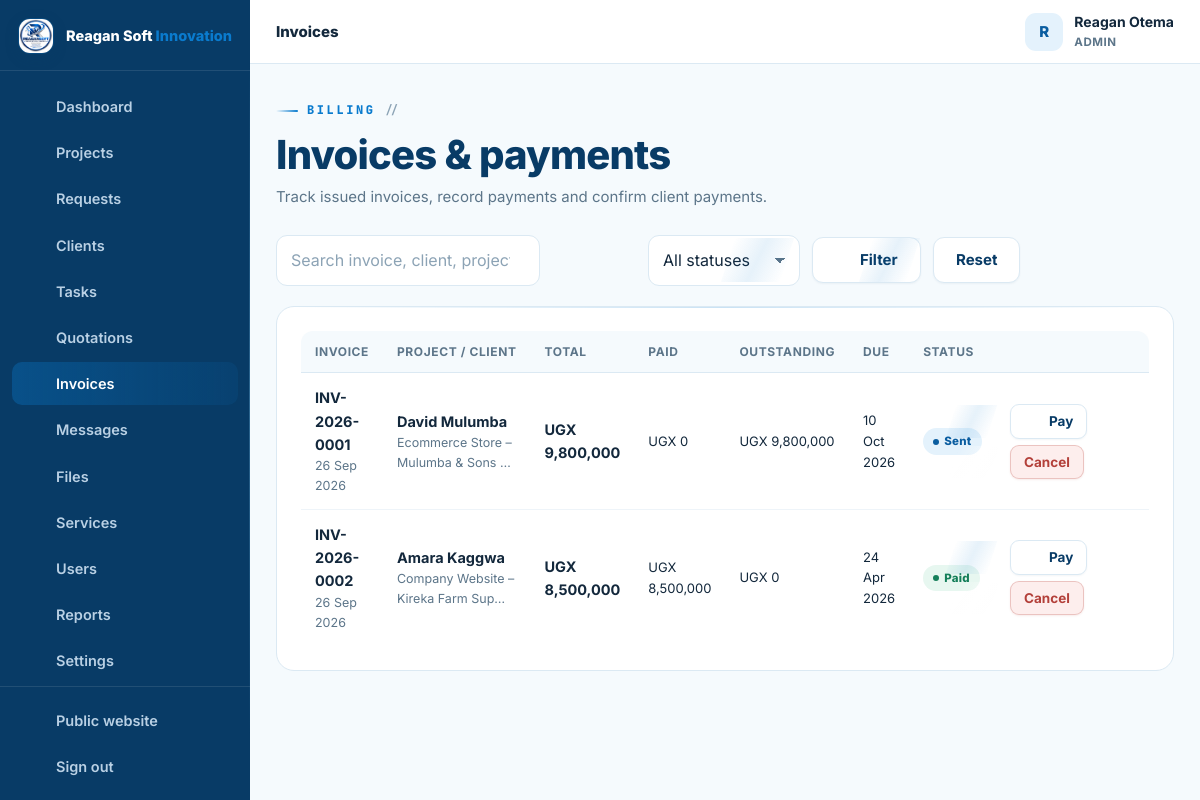
The app's page /admin/invoices.php (signed in) with its own data.
### tables this page shows
CREATE TABLE IF NOT EXISTS users (
  id INT UNSIGNED AUTO_INCREMENT PRIMARY KEY,
  full_name VARCHAR(150) NOT NULL,
  email VARCHAR(190) NOT NULL UNIQUE,
  phone VARCHAR(40) NULL,
  password_hash VARCHAR(255) NOT NULL,
  role ENUM('admin','staff','client') NOT NULL DEFAULT 'client',
  company VARCHAR(190) NULL,
  address VARCHAR(255) NULL,
  avatar VARCHAR(255) NULL,
  active TINYINT(1) NOT NULL DEFAULT 1,
  failed_logins INT UNSIGNED NOT NULL DEFAULT 0,
  locked_until DATETIME NULL,
  last_login_at DATETIME NULL,
  created_at TIMESTAMP DEFAULT CURRENT_TIMESTAMP,
  updated_at TIMESTAMP DEFAULT CURRENT_TIMESTAMP ON UPDATE CURRENT_TIMESTAMP,
  INDEX idx_users_role (role),
  INDEX idx_users_active (active)
);

CREATE TABLE IF NOT EXISTS invoices (
  id INT UNSIGNED AUTO_INCREMENT PRIMARY KEY,
  invoice_no VARCHAR(30) NOT NULL UNIQUE,
  project_id INT UNSIGNED NOT NULL,
  client_id INT UNSIGNED NOT NULL,
  quotation_id INT UNSIGNED NULL,
  due_date DATE NULL,
  subtotal DECIMAL(14,2) NOT NULL DEFAULT 0,
  discount DECIMAL(14,2) NOT NULL DEFAULT 0,
  tax_percent DECIMAL(5,2) NOT NULL DEFAULT 0,
  total DECIMAL(14,2) NOT NULL DEFAULT 0,
  amount_paid DECIMAL(14,2) NOT NULL DEFAULT 0,
  status ENUM('draft','sent','partially_paid','paid','overdue','cancelled') NOT NULL DEFAULT 'draft',
  is_deposit TINYINT(1) NOT NULL DEFAULT 0,
  notes TEXT NULL,
  created_at TIMESTAMP DEFAULT CURRENT_TIMESTAMP,
  updated_at TIMESTAMP DEFAULT CURRENT_TIMESTAMP ON UPDATE CURRENT_TIMESTAMP,
  FOREIGN KEY (project_id) REFERENCES projects(id) ON DELETE CASCADE,
  FOREIGN KEY (client_id) REFERENCES users(id) ON DELETE CASCADE,
  FOREIGN KEY (quotation_id) REFERENCES quotations(id) ON DELETE SET NULL,
  INDEX idx_invoices_project (project_id),
  INDEX idx_invoices_client (client_id),
  INDEX idx_invoices_status (status)
);

CREATE TABLE IF NOT EXISTS projects (
  id INT UNSIGNED AUTO_INCREMENT PRIMARY KEY,
  ref_no VARCHAR(30) NOT NULL UNIQUE,                
  client_id INT UNSIGNED NOT NULL,
  service_id INT UNSIGNED NULL,
  assigned_to INT UNSIGNED NULL,                     
  title VARCHAR(190) NOT NULL,
  description TEXT NOT NULL,
  requirements TEXT NULL,
   
   
  website_url  VARCHAR(255) NULL,                    
  deliverables VARCHAR(190) NULL,                    
  cover_art    VARCHAR(40)  NULL,                    
  budget DECIMAL(14,2) NULL,
  priority ENUM('low','normal','high','urgent') NOT NULL DEFAULT 'normal',
  status ENUM('NEW','REVIEWING','QUOTATION','APPROVED','IN_PROGRESS','WAITING_FOR_CLIENT','TESTING','COMPLETED','CANCELLED') NOT NULL DEFAULT 'NEW',
  progress TINYINT UNSIGNED NOT NULL DEFAULT 0,
  deadline DATE NULL,
  started_at DATETIME NULL,
  completed_at DATETIME NULL,
  submitted_at TIMESTAMP DEFAULT CURRENT_TIMESTAMP,
  updated_at TIMESTAMP DEFAULT CURRENT_TIMESTAMP ON UPDATE CURRENT_TIMESTAMP,
  FOREIGN KEY (client_id) REFERENCES users(id) ON DELETE CASCADE,
  FOREIGN KEY (service_id) REFERENCES services(id) ON DELETE SET NULL,
  FOREIGN KEY (assigned_to) REFERENCES users(id) ON DELETE SET NULL,
  INDEX idx_projects_client (client_id),
  INDEX idx_projects_status (status),
  INDEX idx_projects_assigned (assigned_to),
  INDEX idx_projects_service (service_id)
);

### config/config.php (called while the page is built, shortened)
<?php
function db(): PDO {
    static $pdo = null;
    if ($pdo === null) {
        try {
            $pdo = new PDO(
                'mysql:host=' . DB_HOST . ';dbname=' . DB_NAME . ';charset=utf8mb4',
                DB_USER,
                DB_PASS,
                [
                    PDO::ATTR_ERRMODE            => PDO::ERRMODE_EXCEPTION,
                    PDO::ATTR_DEFAULT_FETCH_MODE => PDO::FETCH_ASSOC,
                    PDO::ATTR_EMULATE_PREPARES   => false,
                    PDO::ATTR_STRINGIFY_FETCHES  => false,
                    PDO::ATTR_TIMEOUT            => 5,
                    PDO::MYSQL_ATTR_INIT_COMMAND => "SET time_zone = '+03:00', NAMES utf8mb4 COLLATE utf8mb4_unicode_ci",
                ]
            );
        } catch (PDOException $e) {
            db_connection_failed($e);
        }
    }
    return $pdo;
}
function e(mixed $value): string {
    return htmlspecialchars((string)($value ?? ''), ENT_QUOTES, 'UTF-8');
}
function flash(string $key, ?string $value = null): ?string {
    $msg = $_SESSION['flash'][$key] ?? null;
    return $msg;
}
function app_url(string $path = ''): string {
    return APP_URL . ($path === '' ? '' : '/' . ltrim($path, '/'));
}
function current_user(): ?array {
    static $user = false;
    if ($user === false) {
        if (empty($_SESSION['user_id'])) {
            $user = null;
        } else {
            $st = db()->prepare('SELECT * FROM users WHERE id = ? AND active = 1 LIMIT 1');
            $st->execute([(int)$_SESSION['user_id']]);
            $user = $st->fetch() ?: null;
        }
    }
    return $user;
}
function is_logged_in(): bool {
    return current_user() !== null;
}
function user_role(): ?string {
    $u = current_user();
    return $u['role'] ?? null;
}
function require_login(): void {
    if (!is_logged_in()) {
        $_SESSION['intended'] = $_SERVER['REQUEST_URI'] ?? '';
        flash('error', 'Please sign in to continue.');
        redirect(app_url('login.php'));
    }
}
function require_staff(): void {
    require_login();
}
require_once __DIR__ . '/../inc/functions.php';

### admin/invoices.php (the view, shortened to what this page needs)
<?php
require __DIR__ . '/../config/config.php';
require_staff();
$pdo = db();
$st = $_GET['status'] ?? '';
$q  = trim($_GET['q'] ?? '');
$page = max(1, (int)($_GET['page'] ?? 1));
$perPage = 15;
$where = ['1=1'];
$params = [];
$whereSql = implode(' AND ', $where);
$count = $pdo->prepare("SELECT COUNT(*) c FROM invoices i JOIN projects p ON p.id = i.project_id JOIN users u ON u.id = i.client_id WHERE $whereSql");
$count->execute($params);
$pg = paginate((int)$count->fetch()['c'], $perPage, $page);
$sql = "SELECT i.*, u.full_name AS client_name, u.company, p.title AS project_title, p.ref_no AS project_ref, p.id AS project_id
        FROM invoices i
        JOIN projects p ON p.id = i.project_id
        JOIN users u ON u.id = i.client_id
        WHERE $whereSql
        ORDER BY i.created_at DESC
        LIMIT $perPage OFFSET {$pg['offset']}";
$stm = $pdo->prepare($sql); $stm->execute($params);
$invoices = $stm->fetchAll();
$currency = settings('currency');
dashboard_head(['title' => 'Invoices', 'active' => 'invoices', 'crumb' => 'Invoices']);
?>
<div class="dash-head">
  <div>
    <span class="eyebrow">Billing</span>
    <h2>Invoices &amp; payments</h2>
    <p class="sub">Track issued invoices, record payments and confirm client payments.</p>
  </div>
</div>
<form class="toolbar" method="get" action="invoices.php">
  <div class="field" style="margin:0;flex-grow:1;max-width:360px">
    <input class="input" id="q" name="q" type="search" placeholder="Search invoice, client, project…" value="<?= e($q) ?>">
  </div>
  <div class="field" style="margin:0"><label class="visually-hidden" for="status">Status</label>
    <select class="select" id="status" name="status">
      <option value="">All statuses</option>
    </select>
  </div>
  <button class="btn btn-ghost" type="submit"><?= icon('search') ?> Filter</button>
  <a class="btn btn-ghost" href="invoices.php">Reset</a>
</form>
<section class="panel">
  <?php if ($invoices): ?>
    <div class="table-wrap">
      <table class="table">
        <thead><tr><th>Invoice</th><th>Project / Client</th><th>Total</th><th>Paid</th><th>Outstanding</th><th>Due</th><th>Status</th><th></th></tr></thead>
        <tbody>
          <?php foreach ($invoices as $i): $outstanding = (float)$i['total'] - (float)$i['amount_paid']; ?>
            <tr>
              <td><a class="row-title" href="<?= app_url('admin/project.php?id=' . (int)$i['project_id'] . '&tab=invoice') ?>"><?= e($i['invoice_no']) ?></a><div class="row-sub"><?= fmt_date($i['created_at']) ?></div></td>
              <td><span class="row-title"><?= e($i['client_name']) ?></span><div class="row-sub"><?= e(truncate($i['project_title'], 34)) ?></div></td>
              <td><b><?= money($i['total'], $currency) ?></b></td>
              <td class="small"><?= money($i['amount_paid'], $currency) ?></td>
              <td class="small"><?= money($outstanding, $currency) ?></td>
              <td class="small"><?= $i['due_date'] ? fmt_date($i['due_date']) : '—' ?></td>
              <td><?= status_badge($i['status']) ?></td>
              <td style="min-width:170px">
                <div style="display:flex;gap:6px;flex-wrap:wrap">
                  <button class="btn btn-ghost btn-sm" type="button" data-modal-open="pay-modal-<?= (int)$i['id'] ?>"><?= icon('money') ?> Pay</button>
                  <?php if ($i['status'] !== 'cancelled'): ?>
                    <form method="post" data-confirm="Cancel this invoice?">
                      <button class="btn btn-danger btn-sm" type="submit">Cancel</button>
                    </form>
                  <?php endif; ?>
                </div>
              </td>
            </tr>
          <?php endforeach; ?>
        </tbody>
      </table>
    </div>
  <?php else: ?>
    <div class="empty"><?= icon('money') ?><h4>No invoices found</h4><p><?= ($q || $st) ? 'No invoices match your filters.' : 'Create invoices from inside a project to get started.' ?></p></div>
  <?php endif; ?>
</section>
<?php dashboard_footer(); ?>

### inc/layout.php (shortened to what this page needs)
<?php
function dashboard_nav_items(): array {
    $role = user_role();
    $client = [
        ['dashboard', 'Dashboard', app_url('client/index.php'), 'dashboard'],
        ['projects', 'My Projects', app_url('client/projects.php'), 'folder'],
        ['request', 'New Request', app_url('client/request.php'), 'plus'],
        ['messages', 'Messages', app_url('client/messages.php'), 'chat'],
        ['files', 'Files', app_url('client/files.php'), 'file'],
        ['notifications', 'Notifications', app_url('client/notifications.php'), 'bell'],
        ['profile', 'Profile', app_url('client/profile.php'), 'user'],
    ];
    $staff = [
        ['dashboard', 'Dashboard', app_url('admin/index.php'), 'dashboard'],
        ['projects', 'Projects', app_url('admin/projects.php'), 'folder'],
        ['requests', 'Requests', app_url('admin/requests.php'), 'inbox'],
        ['clients', 'Clients', app_url('admin/clients.php'), 'users'],
        ['tasks', 'Tasks', app_url('admin/tasks.php'), 'list'],
        ['quotations', 'Quotations', app_url('admin/quotations.php'), 'doc'],
        ['invoices', 'Invoices', app_url('admin/invoices.php'), 'money'],
        ['messages', 'Messages', app_url('admin/messages.php'), 'chat'],
        ['files', 'Files', app_url('admin/files.php'), 'file'],
    ];
    if ($role === 'admin') {
        $staff = array_merge($staff, [
            ['services', 'Services', app_url('admin/services.php'), 'globe'],
            ['users', 'Users', app_url('admin/users.php'), 'users'],
            ['reports', 'Reports', app_url('admin/reports.php'), 'chart'],
            ['settings', 'Settings', app_url('admin/settings.php'), 'settings'],
            ['audit', 'Audit Logs', app_url('admin/audit.php'), 'search'],
        ]);
    }
    return $role === 'client' ? $client : $staff;
}
function dashboard_head(array $page = []): void {
    $user = current_user();
    $role = user_role();
    $items = dashboard_nav_items();
    $active = $page['active'] ?? '';
    $loginUrl = $role === 'client' ? app_url('client/index.php') : app_url('admin/index.php');
    ?>
<!doctype html>
<html lang="en">
<head>
<link rel="stylesheet" href="<?= app_url('assets/css/style.css') ?>">
<link rel="stylesheet" href="<?= app_url('assets/css/tech.css') ?>">
</head>
<body class="dash-body">
<div class="dash-layout">
  <aside class="sidebar" id="sidebar" aria-label="Portal navigation">
    <div class="sidebar-brand">
      <a class="brand" href="<?= $loginUrl ?>">
        <img src="<?= app_url('assets/img/reagansoftinnovation-logo.jpeg') ?>" alt="" width="38" height="38">
        <span class="brand-text">Reagan Soft <b>Innovation</b></span>
      </a>
    </div>
    <nav class="side-nav">
      <?php foreach ($items as $it): ?>
        <a href="<?= e($it[2]) ?>" class="<?= $active === $it[0] ? 'active' : '' ?>">
          <?= icon($it[3]) ?><span><?= e($it[1]) ?></span>
        </a>
      <?php endforeach; ?>
    </nav>
    <div class="side-bottom">
      <a href="<?= app_url($role !== 'client' ? 'index.php' : 'index.php') ?>"><?= icon('globe') ?><span>Public website</span></a>
      <a href="<?= app_url('logout.php') ?>"><?= icon('logout') ?><span>Sign out</span></a>
    </div>
  </aside>
  <div class="dash-shell">
    <header class="dash-topbar">
      <div class="dash-topbar-title">
        <span class="dash-crumb"><?= e($page['crumb'] ?? 'Portal') ?></span>
      </div>
      <div class="dash-topbar-right">
        <div class="user-chip">
          <span class="user-avatar"><?= e(mb_strtoupper(mb_substr($user['full_name'] ?? '?', 0, 1))) ?></span>
          <div class="user-meta">
            <strong><?= e($user['full_name'] ?? '') ?></strong>
            <small><?= e(mb_strtoupper($role)) ?></small>
          </div>
        </div>
      </div>
    </header>
    <main class="dash-main" id="main">
<?php
}
function dashboard_footer(): void {
    ?>
    </main>
  </div>
</div>
</body>
</html>
<?php
}

### inc/functions.php (shortened to what this page needs)
<?php
function settings(?string $key = null, ?string $default = ''): string {
    static $cache = null;
    if ($cache === null) {
        $cache = ['company_name' => APP_NAME, 'company_phone' => '+256730314979', 'currency' => 'UGX'];
        try {
            $rows = db()->query('SELECT setting_key, setting_value FROM settings')->fetchAll();
            foreach ($rows as $r) {
                $cache[$r['setting_key']] = (string)$r['setting_value'];
            }
        } catch (Throwable $e) {
            log_error('settings() fallback: ' . $e->getMessage());
        }
    }
    return $cache[$key] ?? $default;
}
function money(mixed $amount, string $currency = 'UGX'): string {
    $amount = (float)$amount;
    if ($currency !== '') {
        return $currency . ' ' . number_format($amount, 0);
    }
    return number_format($amount, 0);
}
function fmt_date(?string $date, string $format = 'd M Y'): string {
    $ts = strtotime($date);
    return $ts ? date($format, $ts) : '—';
}
function truncate(string $text, int $length = 90): string {
    return mb_strimwidth($text, 0, $length, '…');
}
function status_badge(string $status): string {
    $class = [
        'NEW' => 'blue', 'REVIEWING' => 'sky', 'QUOTATION' => 'violet',
        'APPROVED' => 'cyan', 'IN_PROGRESS' => 'blue', 'WAITING_FOR_CLIENT' => 'amber',
        'TESTING' => 'violet', 'COMPLETED' => 'green', 'CANCELLED' => 'red',
        'TODO' => 'gray', 'REVIEW' => 'violet',
        'draft' => 'gray', 'sent' => 'blue', 'accepted' => 'green', 'rejected' => 'red', 'expired' => 'amber', 'cancelled' => 'red',
        'paid' => 'green', 'partially_paid' => 'amber', 'overdue' => 'red',
        'active' => 'green', 'inactive' => 'red',
        'read' => 'gray', 'unread' => 'blue',
    ];
    $label = ucwords(str_replace('_', ' ', strtolower((string)$status)));
    return '<span class="badge ' . ($class[$status] ?? 'gray') . '">' . e($label) . '</span>';
}
function paginate(int $total, int $perPage, int $page): array {
    $totalPages = max(1, (int)ceil($total / max(1, $perPage)));
    $page = max(1, min($totalPages, $page));
    $offset = ($page - 1) * $perPage;
    return ['totalPages' => $totalPages, 'page' => $page, 'offset' => $offset];
}
function icon(string $name, string $class = ''): string {
    $path = $paths[$name] ?? $paths['code-s'];
    $cls = $class !== '' ? ' class="' . e($class) . '"' : '';
    return '<svg' . $cls . ' viewBox="0 0 24 24" fill="none" stroke="currentColor" stroke-width="1.8" stroke-linecap="round" stroke-linejoin="round" aria-hidden="true">' . $path . '</svg>';
}
require_once __DIR__ . '/layout.php';

### records on screen
users: full_name "R", full_name "Reagan Otema", role "ADMIN"
invoices: invoice_no "INV-2026-0001", created_at "26 Sep 2026", client.full_name "David Mulumba", project.title "Ecommerce Store – Mulumba & Sons …", total "UGX 9,800,000", amount_paid "UGX 0", money($outstanding, $currency) "UGX 9,800,000", due_date "10 Oct 2026", status "Sent"
invoices: invoice_no "INV-2026-0002", created_at "26 Sep 2026", client.full_name "Amara Kaggwa", project.title "Company Website – Kireka Farm Sup…", total "UGX 8,500,000", amount_paid "UGX 8,500,000", money($outstanding, $currency) "UGX 0", due_date "24 Apr 2026", status "Paid"

### other values on screen
$it[1] "Dashboard"
$it[1] "Projects"
$it[1] "Requests"
$it[1] "Clients"
$it[1] "Tasks"
$it[1] "Quotations"
$it[1] "Invoices"
$it[1] "Messages"
$it[1] "Files"
$it[1] "Services"
$it[1] "Users"
$it[1] "Reports"
$it[1] "Settings"
$page['crumb'] "Invoices"
